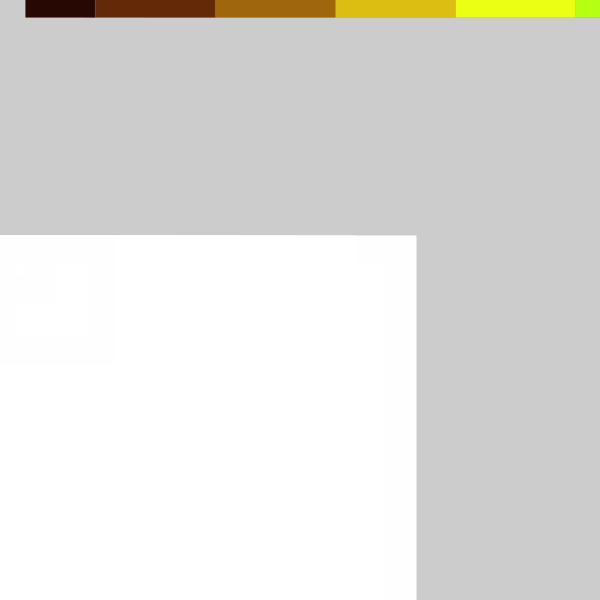
Frame 1 (no input)
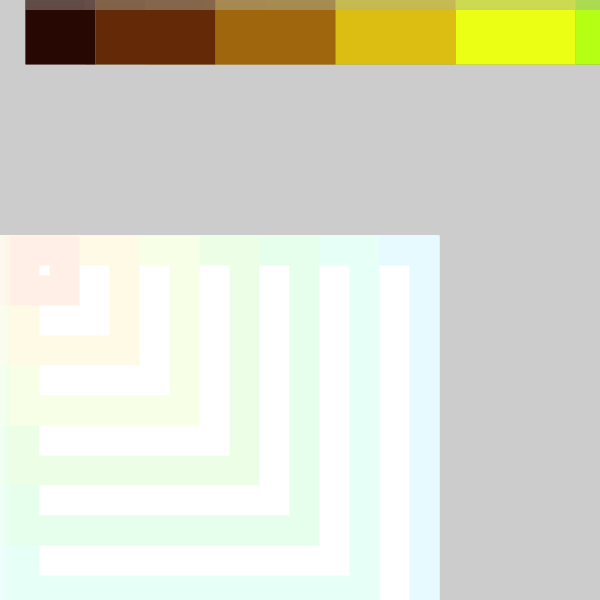
Frame 60 (the mouse pressed at the canvas centre just before this capture)
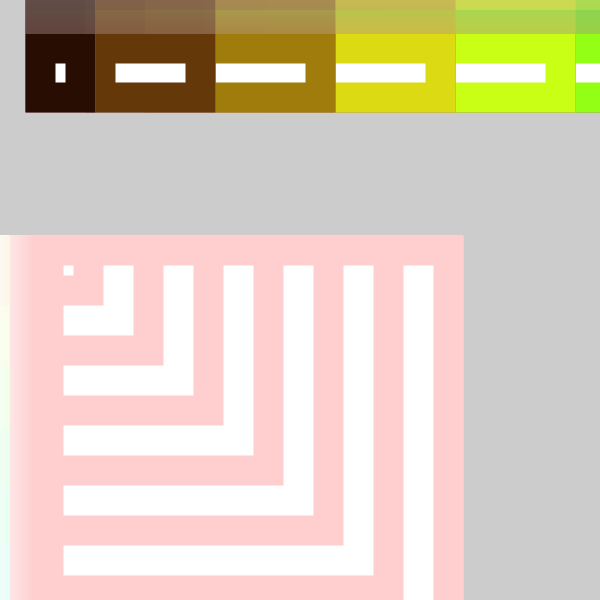
Frame 120 (the mouse held since frame 60 and released just before this capture)

The Processing sketch that drew these frames (run headless with seeded random() and noise(); from frame 60 on, the mouse is pressed at the canvas centre):

// Processing sketch: processing_185884
// ── processing_185884.pde

float mov =1;
void setup() {
  size(600, 600);
  colorMode(HSB);
  strokeWeight(30);
}
void draw() {
  for (int i = 400;i>0;i=i-60) {
    stroke((i/3)+(mouseY+2), mov, 255);
    rect(i,mov, i, mov);
   
    rect(mov, 250, i, i);
      stroke((i/1)+(mouseY-mov), mov, 135);
    rect(i,mov, i, mov);
     stroke((i/6)+(mouseX/mov), 234, i);
    rect(i,mov, i, mov);
  }
   mov = mov +0.4;
}
